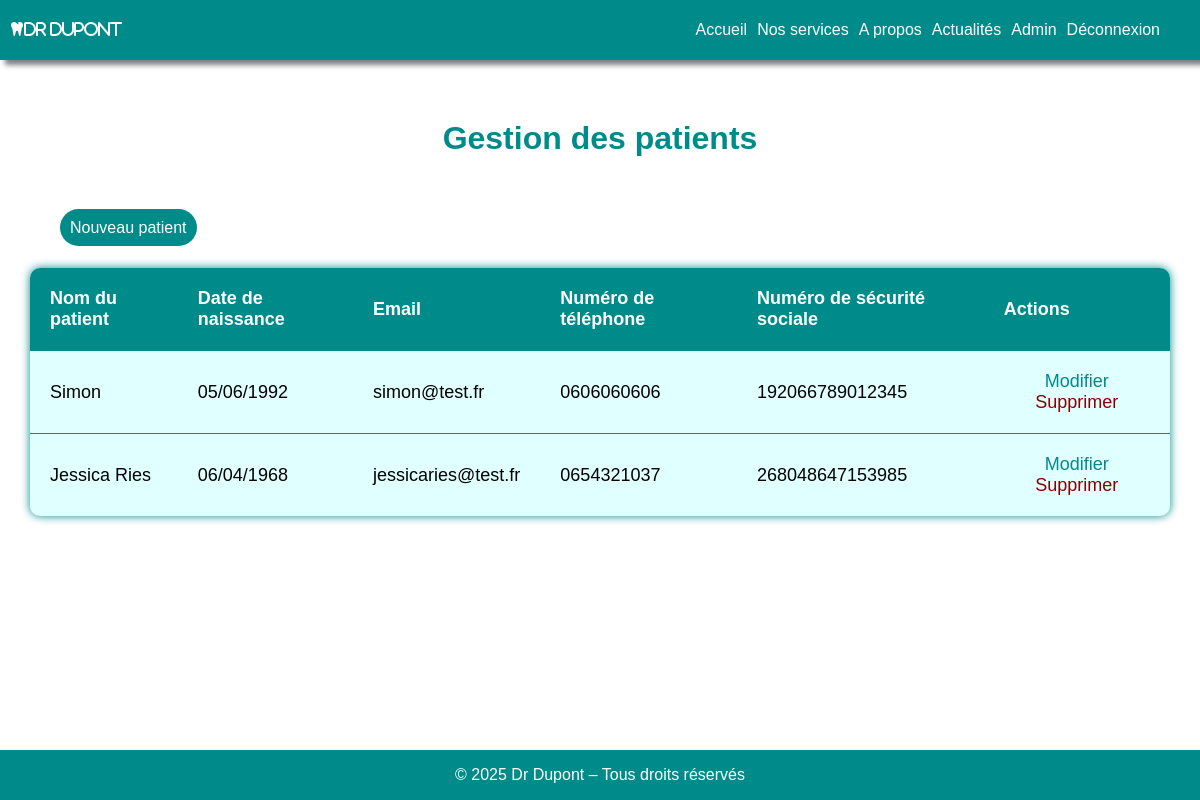
The app's page /index.php?page=patientsAdmin (signed in) with its own data.
### tables this page shows
CREATE TABLE `users` (
  `id` bigint(20) NOT NULL,
  `name` varchar(255) NOT NULL,
  `email` varchar(255) NOT NULL,
  `password` varchar(255) NOT NULL,
  `dateOfBirth` date NOT NULL,
  `phone` varchar(255) NOT NULL,
  `SSN` varchar(255) NOT NULL,
  `role` enum('patient','pro') NOT NULL
);

### controllers/AdminController.php (called while the page is built, shortened)
<?php
require_once 'models/UsersManager.php';
class AdminController
{
    public function patientsAdmin()
    {
        $usersManager = new UsersManager();
        $patients = $usersManager->getPatients();
        require 'views/patientsAdmin.php';
    }
}

### models/UsersManager.php (called while the page is built, shortened)
<?php
require_once 'models/User.php';
class UsersManager
{
    private function connectDB()
    {
        $pdo = new PDO("mysql:host=localhost;dbname=dupont;charset=utf8", "root", "");
        $pdo->setAttribute(PDO::ATTR_ERRMODE, PDO::ERRMODE_EXCEPTION);
        return $pdo;
    }
    public function getPatients(): array
    {
        $pdo = $this->connectDB();
        $request = $pdo->prepare("SELECT * FROM users WHERE role = ?");
        $request->execute(['patient']);
        $patients = $request->fetchAll();
        $sick = [];
        foreach ($patients as $patient) {
            $sick[] = new User($patient);
        }
        return $sick;
    }
}

### models/User.php (called while the page is built, shortened)
<?php
class User
{
    private int $id;
    private string $name;
    private string $email;
    private ?string $dateOfBirth;
    private ?string $phone;
    private ?string $SSN;
    public function __construct(array $data)
    {
        $this->id = $data["id"];
        $this->name = $data["name"];
        $this->email = $data["email"];
        $this->dateOfBirth = $data["dateOfBirth"] ?? null;
        $this->phone = $data["phone"] ?? null;
        $this->SSN = $data["SSN"] ?? null;
    }
    public function getId()
    {
        return $this->id;
    }
    public function getName()
    {
        return $this->name;
    }
    public function getEmail()
    {
        return $this->email;
    }
    public function getDateOfBirth()
    {
        return $this->dateOfBirth;
    }
    public function getPhone()
    {
        return $this->phone;
    }
    public function getSSN()
    {
        return $this->SSN;
    }
}

### Views/patientsAdmin.php (the view, shortened to what this page needs)
<?php include 'header.php'; ?>
<div class="patientsAdmin">
    <h1 class="title">Gestion des patients</h1>
    <div class="add">
        <a href="index.php?page=create-patient" class="button">Nouveau patient</a>
    </div>
    <?php if (!$patients) { ?>
        <p>Aucun patient.</p>
    <?php } else { ?>
        <div class="table-scroll">
            <table class="list">
                <thead>
                    <tr>
                        <th>Nom du patient</th>
                        <th>Date de naissance</th>
                        <th>Email</th>
                        <th>Numéro de téléphone</th>
                        <th>Numéro de sécurité sociale</th>
                        <th>Actions</th>
                    </tr>
                </thead>
                <tbody>
                    <?php foreach ($patients as $patient) { ?>
                        <tr>
                            <td><?php echo $patient->getName(); ?></td>
                            <td><?php echo date('d/m/Y', strtotime($patient->getDateOfBirth())); ?></td>
                            <td><?php echo $patient->getEmail(); ?></td>
                            <td><?php echo $patient->getPhone(); ?></td>
                            <td><?php echo $patient->getSSN(); ?></td>
                            <td class="actions">
                                <a href="index.php?page=update-patient&id=<?php echo $patient->getId(); ?>"
                                    class="update">Modifier</a>
                                <a href="index.php?page=delete-patient&id=<?php echo $patient->getId(); ?>"
                                    class="delete">Supprimer</a>
                            </td>
                        </tr>
                    <?php } ?>
                </tbody>
            </table>
        </div>
    <?php } ?>
</div>
<?php include 'footer.php'; ?>

### style.css (style rules this page uses)
html { height: 100%; width: 100%; margin: 0; }
body { display: flex; flex-direction: column; min-height: 100%; width: 100%; margin: 0; font-family: 'Gill Sans', 'Gill Sans MT', Calibri, 'Trebuchet MS', sans-serif; }
a { text-decoration: none; }
.home, .newsPage, .aboutPage, .servicePage, .servicesAdmin, .postsAdmin, .patientsAdmin, .appointmentPage { margin: auto 30px; margin-top: 50px; display: flex; flex-direction: column; justify-content: center; }
.title { font-size: xx-large; color: darkcyan; text-align: center; margin: 30px auto; font-weight: bold; }
.button { background-color: darkcyan; border: none; border-radius: 50px; color: white; font-size: medium; font-family: 'Gill Sans', 'Gill Sans MT', Calibri, 'Trebuchet MS', sans-serif; padding: 10px; cursor: pointer; }
.list { width: 100%; background-color: lightcyan; box-shadow: 0 0 10px darkcyan; border-collapse: separate; border-spacing: 0; border-radius: 10px; overflow: hidden; margin-bottom: 50px; }
thead { background-color: darkcyan; text-align: left; color: white; }
th, td { padding: 20px; }
tr { align-items: center; }
td { border-top: 1px solid darkcyan; }
.actions { text-align: center; }
.update { color: darkcyan; margin: 5px; }
.delete { color: darkred; margin: 5px; }
.add { margin: 30px; }

### records on screen
users: name "Simon", dateOfBirth "05/06/1992", email "simon@test.fr", phone "0606060606", SSN "192066789012345"
users: name "Jessica Ries", dateOfBirth "06/04/1968", email "jessicaries@test.fr", phone "0654321037", SSN "268048647153985"
